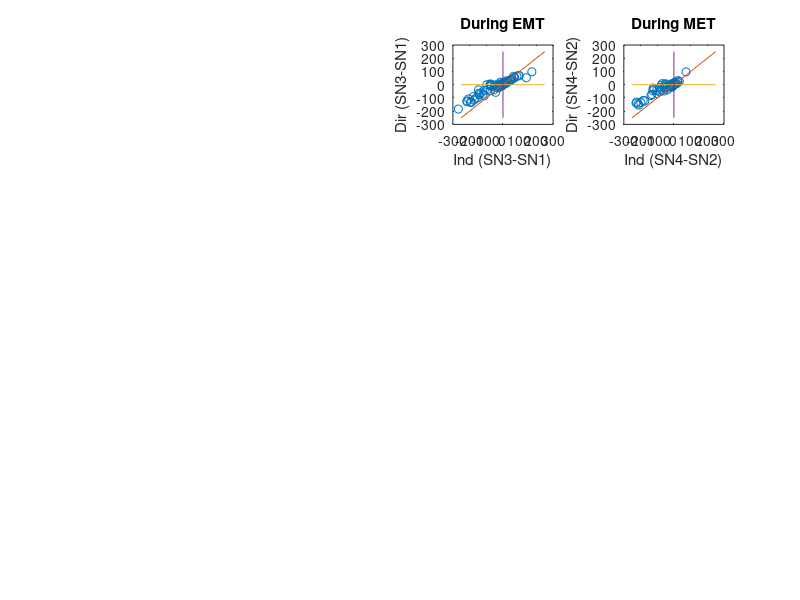

This chart was generated by the following MATLAB code:
clear
clc

load param_ThrePert_SA0SB0_25pc_OR.mat
load param_RandSA0SB0_OR.mat

param_unp = param_RandSA0SB0(:,nrr);
%param_thre = param_ThrePert_OR(:,nrr);


unp=tri_types(nrr,:);
ind=tri_type_SA0ltSB0;
dir=tri_type_SB0ltSA0;

[unp_sorted,idx] = sort(unp);
dir_sorted = dir(idx);
ind_sorted = ind(idx);

SN_DirSorted = SNB_SB0ltSA0(idx,:);
SN_IndSorted = SNB_SA0ltSB0(idx,:);

SNB_Unp = SNB(nrr,:);
SNB_Dir = SNB_SB0ltSA0;
SNB_Ind = SNB_SA0ltSB0;

% Type 4 (1U1D): SN1>SN3>SN2>SN4
% Type 2 (1U2D): SN1>SN3>SN4>SN2
% Type 3 (2U1D): SN3>SN1>SN2>SN4
% Type 1 (2U2D): SN3>SN1>SN4>SN2

nr = length(nrr);

for ik = 1:nr

    if SNB_Unp(ik,1)>SNB_Unp(ik,3) && SNB_Unp(ik,3)>SNB_Unp(ik,2) && SNB_Unp(ik,2)>SNB_Unp(ik,4)
        triType_Unp(ik,1) = 4;
    elseif SNB_Unp(ik,1)>SNB_Unp(ik,3) && SNB_Unp(ik,3)>SNB_Unp(ik,4) && SNB_Unp(ik,4)>SNB_Unp(ik,2)
        triType_Unp(ik,1) = 2;
    elseif SNB_Unp(ik,3)>SNB_Unp(ik,1) && SNB_Unp(ik,1)>SNB_Unp(ik,2) && SNB_Unp(ik,2)>SNB_Unp(ik,4)
        triType_Unp(ik,1) = 3;
    elseif SNB_Unp(ik,3)>SNB_Unp(ik,1) && SNB_Unp(ik,1)>SNB_Unp(ik,4) && SNB_Unp(ik,4)>SNB_Unp(ik,2)
        triType_Unp(ik,1) = 1;
    end

    if SNB_Dir(ik,1)>SNB_Dir(ik,3) && SNB_Dir(ik,3)>SNB_Dir(ik,2) && SNB_Dir(ik,2)>SNB_Dir(ik,4)
        triType_Dir(ik,1) = 4;
    elseif SNB_Dir(ik,1)>SNB_Dir(ik,3) && SNB_Dir(ik,3)>SNB_Dir(ik,4) && SNB_Dir(ik,4)>SNB_Dir(ik,2)
        triType_Dir(ik,1) = 2;
    elseif SNB_Dir(ik,3)>SNB_Dir(ik,1) && SNB_Dir(ik,1)>SNB_Dir(ik,2) && SNB_Dir(ik,2)>SNB_Dir(ik,4)
        triType_Dir(ik,1) = 3;
    elseif SNB_Dir(ik,3)>SNB_Dir(ik,1) && SNB_Dir(ik,1)>SNB_Dir(ik,4) && SNB_Dir(ik,4)>SNB_Dir(ik,2)
        triType_Dir(ik,1) = 1;
    end

    if SNB_Ind(ik,1)>SNB_Ind(ik,3) && SNB_Ind(ik,3)>SNB_Ind(ik,2) && SNB_Ind(ik,2)>SNB_Ind(ik,4)
        triType_Ind(ik,1) = 4;
    elseif SNB_Ind(ik,1)>SNB_Ind(ik,3) && SNB_Ind(ik,3)>SNB_Ind(ik,4) && SNB_Ind(ik,4)>SNB_Ind(ik,2)
        triType_Ind(ik,1) = 2;
    elseif SNB_Ind(ik,3)>SNB_Ind(ik,1) && SNB_Ind(ik,1)>SNB_Ind(ik,2) && SNB_Ind(ik,2)>SNB_Ind(ik,4)
        triType_Ind(ik,1) = 3;
    elseif SNB_Ind(ik,3)>SNB_Ind(ik,1) && SNB_Ind(ik,1)>SNB_Ind(ik,4) && SNB_Ind(ik,4)>SNB_Ind(ik,2)
        triType_Ind(ik,1) = 1;
    end


end

diff_ind_SN31 = SNB_Ind(:,3)-SNB_Ind(:,1);
diff_ind_SN42 = SNB_Ind(:,4)-SNB_Ind(:,2);
diff_ind = diff_ind_SN31+diff_ind_SN42;

diff_dir_SN31 = SNB_Dir(:,3)-SNB_Dir(:,1);
diff_dir_SN42 = SNB_Dir(:,4)-SNB_Dir(:,2);
diff_dir = diff_dir_SN31+diff_dir_SN42;

percent_ind = (length(find(diff_ind>diff_dir))/length(diff_ind))*100



subplot(4,4,3)
plot(diff_ind_SN31,diff_dir_SN31,'o')
hold on
plot([-250,250],[-250,250])
plot([-250,250],[0,0])
plot([0,0],[-250,250])
xlabel('Ind (SN3-SN1)')
ylabel('Dir (SN3-SN1)')
title('During EMT')

percent_ind_EMT = (length(find(diff_ind_SN31>diff_dir_SN31))/length(diff_ind_SN31))*100
percent_ind_MET = (length(find(diff_ind_SN42>diff_dir_SN42))/length(diff_ind_SN42))*100

subplot(4,4,4)
plot(diff_ind_SN42,diff_dir_SN42,'o')
hold on
plot([-250,250],[-250,250])
plot([-250,250],[0,0])
plot([0,0],[-250,250])
xlabel('Ind (SN4-SN2)')
ylabel('Dir (SN4-SN2)')
title('During MET')



% Convert data into a matrix
data = [unp_sorted';dir_sorted';ind_sorted'];


% Create a heatmap with default colormap
%heatmap(data, 'ColorbarVisible', 'off');
% figure(22)
% subplot(3,1,1)
% heatmap(data,'colormap',parula);
% xlabel('Models');
% %ylabel('a OR b');
% title('OR models (25% change in S_A_0, S_B_0 thresholds)');
% 
% len_H_Dir = SNB_SB0ltSA0(:,3)-SNB_SB0ltSA0(:,2);
% len_H_Ind = SNB_SA0ltSB0(:,3)-SNB_SA0ltSB0(:,2);
% 
% subplot(3,1,2)
% plot(len_H_Ind,len_H_Dir,'o')
% hold on
% plot([0,200],[0,200])
% xlabel('Indirect')
% ylabel('Direct')
